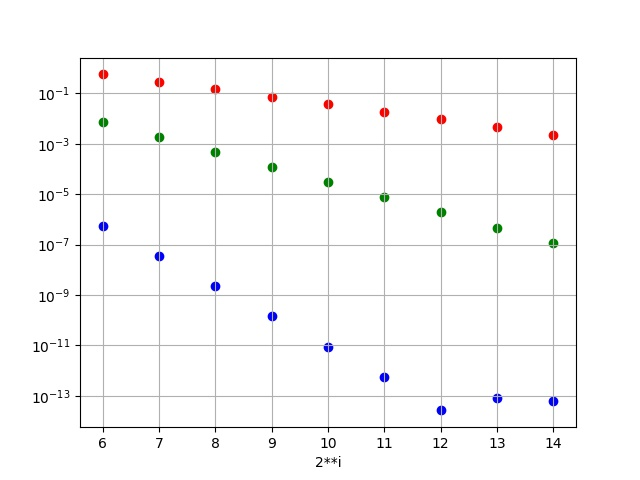

This figure's Python source:
import numpy as np
import matplotlib.pyplot as plt
from colorama import Fore, Back, Style

#Euler method 1st order of accuracy

x_0 = 2.5
y_0 = 1
N = 100
right = 5
xspace = np.linspace(0, right, 1000)


def Eu_step(x, y):
    return -y


def Euler(x_0, y_0, N_iter, right):
    y = y_0
    x = x_0
    dh = (right - x_0)/N_iter
    d = []
    for i in range(N_iter):
        y += Eu_step(x, y)*dh
        x += dh
        d.append([x, y])
    d = np.array(d)
    d = d.transpose()
    return (y, x, d)

#Runge method 2nd order of accuracy

def Runge(x_0, y_0, N_iter, right):
    y = y_0
    x = x_0
    dh = (right - x_0)/N_iter
    d = []
    for i in range(N_iter):
        y += (0.25*Eu_step(x,y) + 0.75*Eu_step(x+2/3*dh, y + 2/3*dh*Eu_step(x, y)))*dh
        x += dh
        d.append([x, y])
    d = np.array(d)
    d = d.transpose()
    # print(d[0], d[1])
    #plt.plot(d[0], d[1] - np.exp(-d[0]))
    # plt.plot(xspace, np.exp(-xspace))
    return (y, x, d)

#Runge method 4nd order of accuracy

def Runge_upped(x_0, y_0, N_iter, right):
    y = y_0
    x = x_0
    dh = (right - x_0)/N_iter
    d = []
    for i in range(N_iter):
        k1 = Eu_step(x, y)
        k2 = Eu_step(x+dh/2, y + dh/2*k1)
        k3 = Eu_step(x+dh/2, y + dh/2*k2)
        k4 = Eu_step(x+dh, y + dh*k3)
        y += (k1 + 2*k2 + 2*k3 + k4)*dh/6
        x += dh
        d.append([x, y])
    d = np.array(d)
    d = d.transpose()
    # print(d[0], d[1])
    #plt.plot(d[0], d[1] - np.exp(-d[0]))
    # plt.plot(xspace, np.exp(-xspace))
    return (y, x, d)


for i in range(6,15):
    N_inner = 2**i
    buf1, buf2, solve = Euler(x_0, y_0, N_inner, right)
    if x_0 != 0:
        buf1, buf2, solve_2 = Euler(x_0, y_0, N_inner, 0)
        solve = np.hstack((solve_2[:,::-1],solve))
    diff = np.abs(solve[1] - y_0*np.exp(-solve[0])/np.exp(-x_0))
    plt.scatter(i, np.max(diff), c = 'red')
    print(Fore.RED + "Eu Maximum difference for N = "+str(2**i) + ", diff = ", np.max(diff))
    buf1, buf2, solve = Runge(x_0, y_0, N_inner, right)
    if x_0 != 0:
        buf1, buf2, solve_2 = Runge(x_0, y_0, N_inner, 0)
        solve = np.hstack((solve_2[:,::-1],solve))
    diff = np.abs(solve[1] - y_0*np.exp(-solve[0])/np.exp(-x_0))
    plt.scatter(i, np.max(diff), c = 'green')
    print(Fore.GREEN + "2Ru Maximum difference for N = "+str(2**i) + ", diff = ", np.max(diff))
    buf1, buf2, solve = Runge_upped(x_0, y_0, N_inner, right)
    if x_0 != 0:
        buf1, buf2, solve_2 = Runge_upped(x_0, y_0, N_inner, 0)
        solve = np.hstack((solve_2[:,::-1],solve))
    diff = np.abs(solve[1] - y_0*np.exp(-solve[0])/np.exp(-x_0))
    plt.scatter(i, np.max(diff), c = 'blue')
    print(Fore.BLUE + "4Ru Maximum difference for N = "+str(2**i) + ", diff = ", np.max(diff))
plt.xlabel("2**i")
plt.yscale('log')
plt.grid()
plt.savefig('Ex_6.jpg')
plt.show()